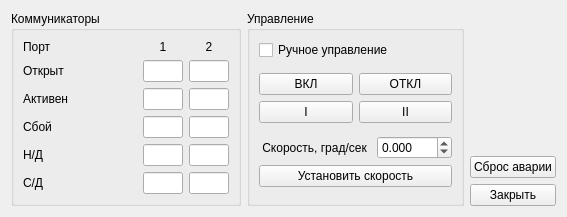
  <widget class="QWidget" name="layoutWidget">
   <property name="geometry">
    <rect>
     <x>10</x>
     <y>280</y>
     <width>567</width>
     <height>214</height>
    </rect>
   </property>
   <layout class="QHBoxLayout" name="horizontalLayout_2">
    <item>
     <widget class="QGroupBox" name="groupPorts">
      <property name="title">
       <string>Коммуникаторы</string>
      </property>
      <layout class="QGridLayout" name="gridLayout">
       <item row="0" column="0">
        <widget class="QLabel" name="textLabelPort">
         <property name="text">
          <string>Порт</string>
         </property>
         <property name="wordWrap">
          <bool>false</bool>
         </property>
        </widget>
       </item>
       <item row="0" column="1">
        <widget class="QLabel" name="textLabelPort1">
         <property name="text">
          <string>1</string>
         </property>
         <property name="alignment">
          <set>Qt::AlignCenter</set>
         </property>
         <property name="wordWrap">
          <bool>false</bool>
         </property>
        </widget>
       </item>
       <item row="0" column="2">
        <widget class="QLabel" name="textLabelPort2">
         <property name="text">
          <string>2</string>
         </property>
         <property name="alignment">
          <set>Qt::AlignCenter</set>
         </property>
         <property name="wordWrap">
          <bool>false</bool>
         </property>
        </widget>
       </item>
       <item row="1" column="0">
        <widget class="QLabel" name="textPortOpen">
         <property name="text">
          <string>Открыт</string>
         </property>
         <property name="wordWrap">
          <bool>false</bool>
         </property>
        </widget>
       </item>
       <item row="1" column="1">
        <widget class="QLineEdit" name="port1Opened">
         <property name="enabled">
          <bool>true</bool>
         </property>
         <property name="minimumSize">
          <size>
           <width>40</width>
           <height>0</height>
          </size>
         </property>
         <property name="maximumSize">
          <size>
           <width>40</width>
           <height>32767</height>
          </size>
         </property>
         <property name="alignment">
          <set>Qt::AlignCenter</set>
         </property>
         <property name="readOnly">
          <bool>true</bool>
         </property>
        </widget>
       </item>
       <item row="1" column="2">
        <widget class="QLineEdit" name="port2Opened">
         <property name="enabled">
          <bool>true</bool>
         </property>
         <property name="minimumSize">
          <size>
           <width>40</width>
           <height>0</height>
          </size>
         </property>
         <property name="maximumSize">
          <size>
           <width>40</width>
           <height>32767</height>
          </size>
         </property>
         <property name="alignment">
          <set>Qt::AlignCenter</set>
         </property>
         <property name="readOnly">
          <bool>true</bool>
         </property>
        </widget>
       </item>
       <item row="2" column="0">
        <widget class="QLabel" name="textPortActive">
         <property name="text">
          <string>Активен</string>
         </property>
         <property name="wordWrap">
          <bool>false</bool>
         </property>
        </widget>
       </item>
       <item row="2" column="1">
        <widget class="QLineEdit" name="port1Active">
         <property name="enabled">
          <bool>true</bool>
         </property>
         <property name="minimumSize">
          <size>
           <width>40</width>
           <height>0</height>
          </size>
         </property>
         <property name="maximumSize">
          <size>
           <width>40</width>
           <height>32767</height>
          </size>
         </property>
         <property name="alignment">
          <set>Qt::AlignCenter</set>
         </property>
         <property name="readOnly">
          <bool>true</bool>
         </property>
        </widget>
       </item>
       <item row="2" column="2">
        <widget class="QLineEdit" name="port2Active">
         <property name="enabled">
          <bool>true</bool>
         </property>
         <property name="minimumSize">
          <size>
           <width>40</width>
           <height>0</height>
          </size>
         </property>
         <property name="maximumSize">
          <size>
           <width>40</width>
           <height>32767</height>
          </size>
         </property>
         <property name="alignment">
          <set>Qt::AlignCenter</set>
         </property>
         <property name="readOnly">
          <bool>true</bool>
         </property>
        </widget>
       </item>
       <item row="3" column="0">
        <widget class="QLabel" name="textPortFail">
         <property name="text">
          <string>Сбой</string>
         </property>
         <property name="wordWrap">
          <bool>false</bool>
         </property>
        </widget>
       </item>
       <item row="3" column="1">
        <widget class="QLineEdit" name="port1Fail">
         <property name="enabled">
          <bool>true</bool>
         </property>
         <property name="minimumSize">
          <size>
           <width>40</width>
           <height>0</height>
          </size>
         </property>
         <property name="maximumSize">
          <size>
           <width>40</width>
           <height>32767</height>
          </size>
         </property>
         <property name="alignment">
          <set>Qt::AlignCenter</set>
         </property>
         <property name="readOnly">
          <bool>true</bool>
         </property>
        </widget>
       </item>
       <item row="3" column="2">
        <widget class="QLineEdit" name="port2Fail">
         <property name="enabled">
          <bool>true</bool>
         </property>
         <property name="minimumSize">
          <size>
           <width>40</width>
           <height>0</height>
          </size>
         </property>
         <property name="maximumSize">
          <size>
           <width>40</width>
           <height>32767</height>
          </size>
         </property>
         <property name="alignment">
          <set>Qt::AlignCenter</set>
         </property>
         <property name="readOnly">
          <bool>true</bool>
         </property>
        </widget>
       </item>
       <item row="4" column="0">
        <widget class="QLabel" name="textPortNoData">
         <property name="text">
          <string>Н/Д</string>
         </property>
         <property name="wordWrap">
          <bool>false</bool>
         </property>
        </widget>
       </item>
       <item row="4" column="1">
        <widget class="QLineEdit" name="port1NoData">
         <property name="enabled">
          <bool>true</bool>
         </property>
         <property name="minimumSize">
          <size>
           <width>40</width>
           <height>0</height>
          </size>
         </property>
         <property name="maximumSize">
          <size>
           <width>40</width>
           <height>32767</height>
          </size>
         </property>
         <property name="alignment">
          <set>Qt::AlignCenter</set>
         </property>
         <property name="readOnly">
          <bool>true</bool>
         </property>
        </widget>
       </item>
       <item row="4" column="2">
        <widget class="QLineEdit" name="port2NoData">
         <property name="enabled">
          <bool>true</bool>
         </property>
         <property name="minimumSize">
          <size>
           <width>40</width>
           <height>0</height>
          </size>
         </property>
         <property name="maximumSize">
          <size>
           <width>40</width>
           <height>32767</height>
          </size>
         </property>
         <property name="alignment">
          <set>Qt::AlignCenter</set>
         </property>
         <property name="readOnly">
          <bool>true</bool>
         </property>
        </widget>
       </item>
       <item row="5" column="0">
        <widget class="QLabel" name="textPortBadData">
         <property name="text">
          <string>С/Д</string>
         </property>
         <property name="wordWrap">
          <bool>false</bool>
         </property>
        </widget>
       </item>
       <item row="5" column="1">
        <widget class="QLineEdit" name="port1BadData">
         <property name="enabled">
          <bool>true</bool>
         </property>
         <property name="minimumSize">
          <size>
           <width>40</width>
           <height>0</height>
          </size>
         </property>
         <property name="maximumSize">
          <size>
           <width>40</width>
           <height>32767</height>
          </size>
         </property>
         <property name="alignment">
          <set>Qt::AlignCenter</set>
         </property>
         <property name="readOnly">
          <bool>true</bool>
         </property>
        </widget>
       </item>
       <item row="5" column="2">
        <widget class="QLineEdit" name="port2BadData">
         <property name="enabled">
          <bool>true</bool>
         </property>
         <property name="minimumSize">
          <size>
           <width>40</width>
           <height>0</height>
          </size>
         </property>
         <property name="maximumSize">
          <size>
           <width>40</width>
           <height>32767</height>
          </size>
         </property>
         <property name="alignment">
          <set>Qt::AlignCenter</set>
         </property>
         <property name="readOnly">
          <bool>true</bool>
         </property>
        </widget>
       </item>
       <item row="6" column="0">
        <spacer name="verticalSpacer_3">
         <property name="orientation">
          <enum>Qt::Vertical</enum>
         </property>
         <property name="sizeHint" stdset="0">
          <size>
           <width>20</width>
           <height>40</height>
          </size>
         </property>
        </spacer>
       </item>
      </layout>
     </widget>
    </item>
    <item>
     <widget class="QGroupBox" name="ctrlGBox">
      <property name="title">
       <string>Управление</string>
      </property>
      <layout class="QVBoxLayout" name="verticalLayout_2">
       <item>
        <widget class="QCheckBox" name="checkManual">
         <property name="text">
          <string>Ручное управление</string>
         </property>
        </widget>
       </item>
       <item>
        <spacer name="verticalSpacer_5">
         <property name="orientation">
          <enum>Qt::Vertical</enum>
         </property>
         <property name="sizeHint" stdset="0">
          <size>
           <width>20</width>
           <height>40</height>
          </size>
         </property>
        </spacer>
       </item>
       <item>
        <layout class="QHBoxLayout" name="horizontalLayout_3">
         <item>
          <widget class="QPushButton" name="pushOn">
           <property name="text">
            <string>ВКЛ</string>
           </property>
           <property name="checkable">
            <bool>true</bool>
           </property>
          </widget>
         </item>
         <item>
          <widget class="QPushButton" name="pushOff">
           <property name="text">
            <string>ОТКЛ</string>
           </property>
           <property name="checkable">
            <bool>true</bool>
           </property>
          </widget>
         </item>
        </layout>
       </item>
       <item>
        <layout class="QHBoxLayout" name="horizontalLayout_4">
         <item>
          <widget class="QPushButton" name="pushSet1">
           <property name="text">
            <string>I</string>
           </property>
           <property name="checkable">
            <bool>true</bool>
           </property>
          </widget>
         </item>
         <item>
          <widget class="QPushButton" name="pushSet2">
           <property name="text">
            <string>II</string>
           </property>
           <property name="checkable">
            <bool>true</bool>
           </property>
          </widget>
         </item>
        </layout>
       </item>
       <item>
        <spacer name="verticalSpacer_4">
         <property name="orientation">
          <enum>Qt::Vertical</enum>
         </property>
         <property name="sizeHint" stdset="0">
          <size>
           <width>20</width>
           <height>40</height>
          </size>
         </property>
        </spacer>
       </item>
       <item>
        <layout class="QHBoxLayout" name="horizontalLayout">
         <item>
          <widget class="QLabel" name="setVelLbl">
           <property name="text">
            <string> Скорость, град/сек </string>
           </property>
          </widget>
         </item>
         <item>
          <widget class="QDoubleSpinBox" name="spinSpeed">
           <property name="decimals">
            <number>3</number>
           </property>
           <property name="minimum">
            <double>-100.000000000000000</double>
           </property>
           <property name="maximum">
            <double>100.000000000000000</double>
           </property>
          </widget>
         </item>
        </layout>
       </item>
       <item>
        <widget class="QPushButton" name="pushSetSpeed">
         <property name="text">
          <string>Установить скорость</string>
         </property>
        </widget>
       </item>
       <item>
        <spacer name="verticalSpacer_2">
         <property name="orientation">
          <enum>Qt::Vertical</enum>
         </property>
         <property name="sizeHint" stdset="0">
          <size>
           <width>20</width>
           <height>40</height>
          </size>
         </property>
        </spacer>
       </item>
      </layout>
     </widget>
    </item>
    <item>
     <layout class="QVBoxLayout" name="verticalLayout">
      <item>
       <spacer name="verticalSpacer">
        <property name="orientation">
         <enum>Qt::Vertical</enum>
        </property>
        <property name="sizeHint" stdset="0">
         <size>
          <width>20</width>
          <height>40</height>
         </size>
        </property>
       </spacer>
      </item>
      <item>
       <widget class="QPushButton" name="pushReset">
        <property name="text">
         <string>Сброс аварии</string>
        </property>
       </widget>
      </item>
      <item>
       <widget class="QPushButton" name="pushClose">
        <property name="text">
         <string>Закрыть</string>
        </property>
       </widget>
      </item>
     </layout>
    </item>
   </layout>
  </widget>
